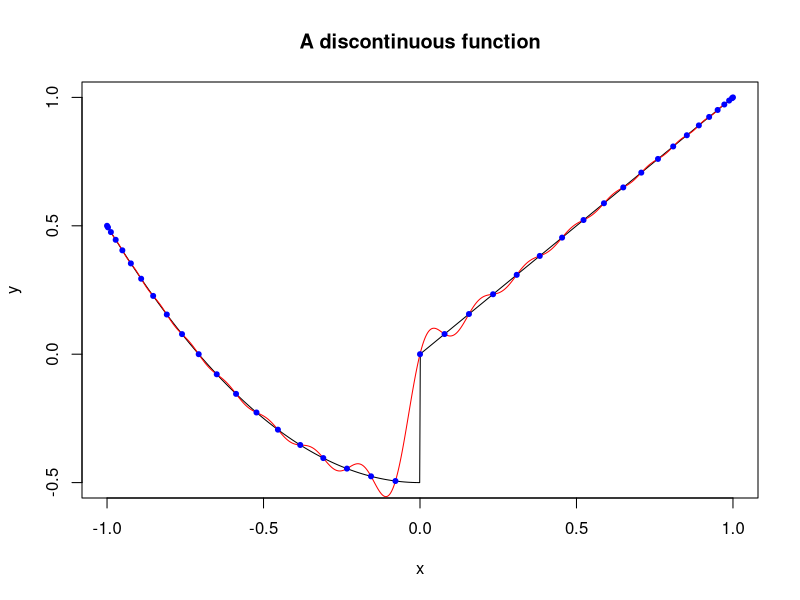
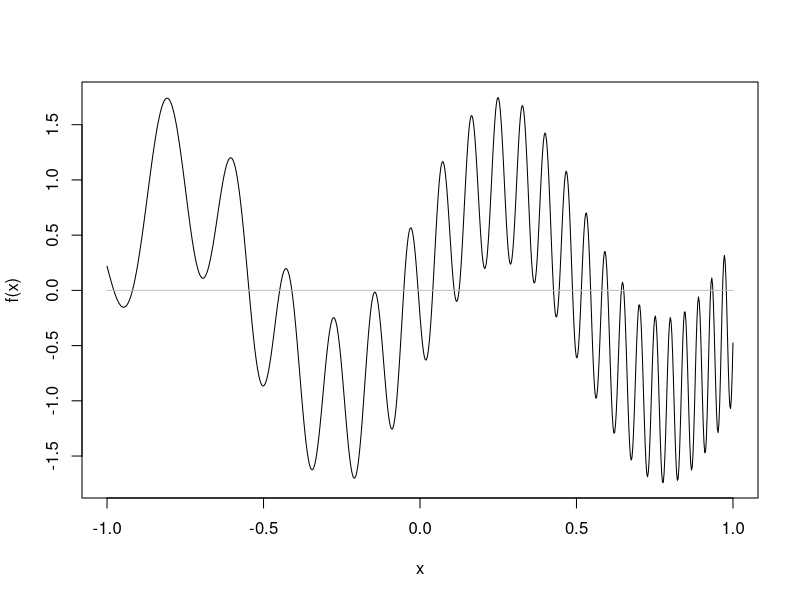
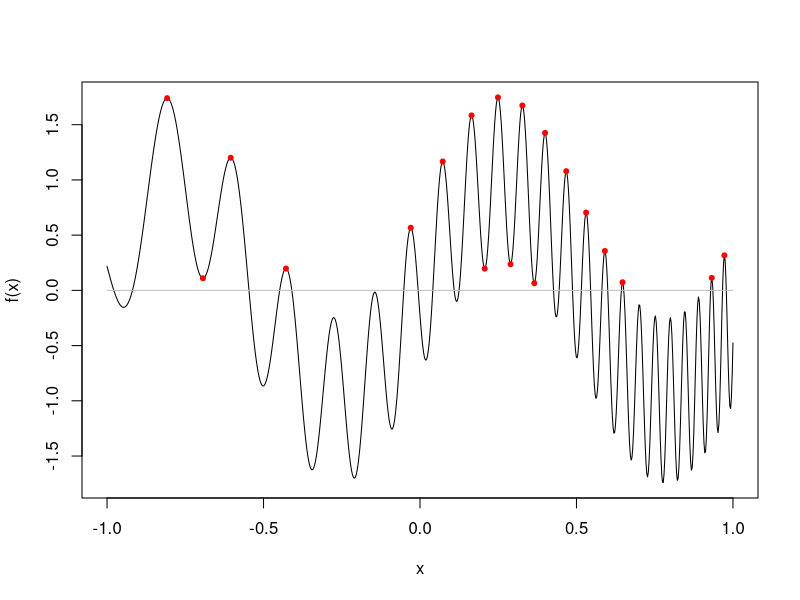
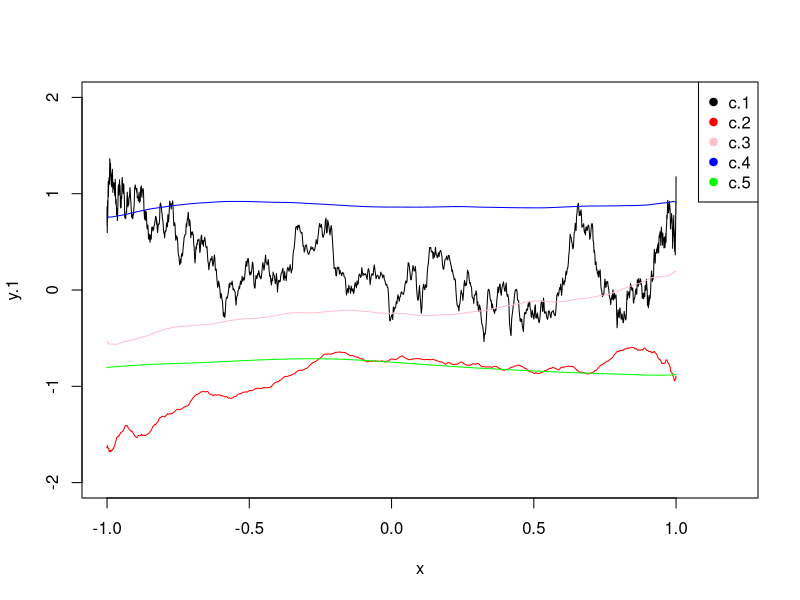

Source code (R) for these figures, in order:
## ---- chunk 1
knitr::opts_chunk$set(echo = TRUE)
## ---- chunk 2
# 2nd Barycentric Interpolation Formula on Chebyshev Grid
my.2BC <- function(y,X) {
  # y is data on a Chebyshev grid. 
  # X is evaluation point.  
  # return interpolating polynomial value at X. 
  
  # If X is a vector, do a (slow) loop:
  if (length(X) > 1){
    Y.out <- 0*X
    for (j in 1:length(X)){
      Y.out[j] <- my.2BC(y,X[j])
    }
    return(Y.out)
  }
  
  # get Chebyshev grid
  n <- length(y) - 1
  x.cg <- cos(0:n*pi/n) 

  # test for X coinciding with Chebyshev grid. If it does, skip the 
  #   barycentric formula and just return the correct y-value. 
  #   This avoids division by zero. 
  mat <- which.min(abs(x.cg-X))
  if (abs(x.cg[mat] - X)<1e-15){return(y[mat])}
  
  # if there are just one or two data points, chastise the user
  if (n<2) {stop("You don't need anything fancy; this is a straight line.")}

  # now, the actual barycentric formula 
  #   using Salzer's 1972 specialization to Cheb grids
  num <- y[1]*0.5/(X-x.cg[1]) # special treatment for j=0 (times 0.5)
  den <- 0.5/(X-x.cg[1])      # special treatment for j=0
  j <- 1:(n-1)
  num <- num + sum((-1)^j * y[j+1] / (X - x.cg[j+1]))
  den <- den + sum((-1)^j / (X - x.cg[j+1]))
  j <- n
  num <- num + (-1)^j * y[j+1] * 0.5 / (X - x.cg[j+1]) # also j=n
  den <- den + (-1)^j * 0.5 / (X - x.cg[j+1]) # also j=n
  return(num / den)
}

# Discrete Cosine Transform
my.dct <- function(y){
  n <- length(y)-1
  # y is vector of function values on an n-point Chebyshev grid:
  # y[k+1] = p(x_k) where x_k = cos(k pi/n) for k = 0 ... n
  # this function computes Chebyshev coefficients c such that 
  # p(x) = c[1]*T_0(x) + c[2]*T_1(x) + ... + c[n+1]T_n(x)
  # where T_j(x) is jth Chebyshev polynomial, T_j(x)=cos(j*acos(x))
    if (n == 0){ return(y)} # in case anyone wants DCT of a single number
    Y <- c(y,rev(y[2:n]))   # periodize
    C <- Re(fft(Y))[1:(n+1)]# real part of discrete Fourier transform
    C <- C/n                # rescale
    C[1] <- 0.5*C[1]        # special treatment for first coeff...
    C[n+1] <- 0.5*C[n+1]    # ...and last coeff
    return(C)
}

# Inverse discrete cosine transform
my.idct <- function(coe){
    if (length(coe) == 1){return(coe)}
    coe[1] <- coe[1] * 2
    coe[length(coe)] <- coe[length(coe)] * 2
    C <- c(coe, rev(coe[2:(length(coe)-1)]))
    Y <- fft(C,inverse=TRUE)/2 # not sure why /2 is needed: chase this sometime
    return(Re(Y[1:length(coe)]))
}

# a helper function for Chebyshev differentiation
my.T.der <- function(n){
  if (n==2) { return(c(4,0)) } # T2' = 4*T1+0
  if (n==1) { return(c(1,0)) } # T1' = 1*T0+0
  return(c(2*n,n/(n-2))) # T_n' = 2n*T_(n-1) + n/(n-2)*T_(n-2)'
}
# program to take the derivative of a Chebyshev series
my.cheb.diff <- function(mC){
  # input mC contains Chebyshev coefficients of the original polynomial
  C <- 0 + mC 
  Cd <- rep(0,length(C)-1)
  for (j in (length(C)-1):1){
    # replace $T_j'$ with $2jT_{j-1} + j/(j-2) T_{j-2}'
    C.j <- C[j+1]
    mTd <- my.T.der(j)
    Cd[j] <- C.j*mTd[1]
    C[j+1] <- C[j+1] - C.j
    C[j-1] <- C[j-1] + C.j*mTd[2]
  }
  return(Cd)
  # output Cd contains Chebyshev coefficients of the derivative
}

# Find the real roots of a Chebyshev series
my.roots <- function(c){
  A <- matrix(0,nrow=n,ncol=n)
  for (j in 2:n){
    A[j,j-1] = 0.5
    A[j-1,j] = 0.5
  }
  A[1,2] = 1
  A[n,] = A[n,] - 0.5 * c[1:n] / c[n+1] # colleague matrix
  r = eigen(A,only.values = TRUE)$values # get eigenvalues
  realroots <- Re(r[abs(Im(r))<1e-14]) # throw out complex roots
  return(realroots)
}
## ---- chunk 3
f <- function(x){
  y <- x+0
  y[x<0] <- -0.5+x[x<0]^2
  return(y)
}
x_pts <- cos(0:40 * pi / 40)
y_pts <- f(x_pts)
x <- seq(-1,1,length=1000)
y <- f(x)
p <- my.2BC(y_pts, x)
plot(x,y,'l',main="A discontinuous function")
lines(x, p, 'l', col='red')
points(x_pts, y_pts, col='blue', pch=20)

## ---- chunk 4
x <- seq(-1,1,length=800)
f <- function(x) {sin(6*x) + 0.75 *sin(60*exp(x))}
plot(x,f(x),'l')
lines(x,0*x,col="gray")
## ---- chunk 5
x <- seq(-1,1,length=800)
f <- function(x) {sin(6*x) + 0.75 *sin(60*exp(x))}
plot(x,f(x),'l')
lines(x,0*x,col="gray")
n <- 500 # degree 500 approximating polynomial
x <- cos(0:n * pi / n) # the special grid of x values
y <- f(x) # the corresponding y values
c <- my.dct(y) # the Chebyshev coefficients
cd <- my.cheb.diff(c)
n <- 499
roots <- my.roots(cd)
for (root in roots) {
  if (f(root) > 0 && root > -1 && root < 1) {
    points(root, f(root), col='red', pch=20)
  }
}

## ---- chunk 6
roots[1]
## ---- chunk 7
t <- function(x) {
  return ((x+1)/(1-x))
}

f <- function(x) {
  t <- t(x)
  return ((4*(t^3) + 6*(t^2) - 1) * exp(-t) * (2/(1-x)^2) / (2 + t^0.5))
}

integrand <- function(c) {
  res <- 0
  for (i in 1:length(c)) {
    if (i %% 2 == 1) {
      res <- res + (2 / (1-(i-1)^2))*c[i]
    }
  }
  return(res)
}
n <- 10
x <- cos(1:n * pi / n) # the special grid of x values
y <- f(x) # the corresponding y values
c <- my.dct(y) # the Chebyshev coefficients
inte <- integrand(c)
inte

n <- 50
x <- cos(1:n * pi / n) # the special grid of x values
y <- f(x) # the corresponding y values
c <- my.dct(y) # the Chebyshev coefficients
inte <- integrand(c)
inte

n <- 250
x <- cos(1:n * pi / n) # the special grid of x values
y <- f(x) # the corresponding y values
c <- my.dct(y) # the Chebyshev coefficients
inte <- integrand(c)
inte
## ---- chunk 8
c.1 <- rnorm(1500)*(1:1500)^(-1)    # slow decay
c.2 <-rnorm(1500)*(1:1500)^(-1.5)
c.3 <- rnorm(1500)*(1:1500)^(-2) 
c.4 <- rnorm(1500)*(1:1500)^(-2.5) 
c.5 <- rnorm(1500)*(1:1500)^(-3)    # fast decay
## ---- chunk 9
x <- cos(1:1500 * pi / 1500) # the special grid of x values
y.1 <- my.idct(c.1)
y.2 <- my.idct(c.2)
y.3 <- my.idct(c.3)
y.4 <- my.idct(c.4)
y.5 <- my.idct(c.5)
plot(x, y.1, 'l', ylim = c(-2, 2), xlim = c(-1,1.2))
lines(x, y.2, col='red')
lines(x, y.3, col='pink')
lines(x, y.4, col='blue')
lines(x, y.5, col='green')
legend("topright", legend = c("c.1", "c.2", "c.3", "c.4","c.5"), col = c("black", "red", "pink", "blue", "green"), pch = 19)

## ---- chunk 10
cc <- c(1,-9,18,2,-100,0,14)
y.1 <- my.idct(cc)
cc.with.zeros <- c(cc,rep(0,94))
y.2 <- my.idct(cc.with.zeros) 
## ---- chunk 11
# Define the Chebyshev coefficients
cc <- c(1, -9, 18, 2, -100, 0, 14)
x <- cos(5*pi/6)
t <- rep(0, 7)
t[1] <- 1
t[2] <- x
for (i in 3:length(t)) {
  t[i] <- 2*x*t[i-1] - t[i-2] 
}
res <- t(t) %*% cc
res
## ---- chunk 12
cc.with.zeros <- c(cc,rep(0,94))
x <- cos(27*pi/100)
t <- rep(0, 101)
t[1] <- 1
t[2] <- x
for (i in 3:length(t)) {
  t[i] <- 2*x*t[i-1] - t[i-2] 
}
res <- t(t) %*% cc.with.zeros
res
## ---- chunk 13
cheb.mult <- function(cp,cq){
  n <- length(cp) - 1
  m <- length(cq) - 1
  # ... create yp and yq
  yp <- my.idct(cp)
  yq <- my.idct(cq)
  t <- m+n
  X <- cos(0:t * pi / t)
  yp <- my.2BC(yp, X)
  yq <- my.2BC(yq, X)
  cr <- my.dct(yp*yq)
  return(cr)
}
round(cheb.mult(c(0,0,10),c(0,0,0,10)))
## ---- chunk 14
x34 <- cos(0:33 * pi / 33)

j <- 35

while (length(setdiff(x34, cos(0:(j-1) * pi / (j-1)))) > 0) {
  j <- j + 1
}

print(j)
